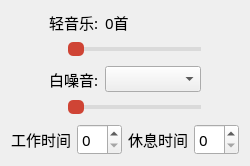
<?xml version="1.0" encoding="UTF-8"?>
<ui version="4.0">
 <class>settingdialog</class>
 <widget class="QDialog" name="settingdialog">
  <property name="geometry">
   <rect>
    <x>0</x>
    <y>0</y>
    <width>234</width>
    <height>158</height>
   </rect>
  </property>
  <property name="windowTitle">
   <string>Dialog</string>
  </property>
  <property name="styleSheet">
   <string notr="true"/>
  </property>
  <layout class="QVBoxLayout" name="verticalLayout">
   <item>
    <layout class="QHBoxLayout" name="horizontalLayout">
     <item>
      <widget class="QPushButton" name="musicbutton">
       <property name="cursor">
        <cursorShape>PointingHandCursor</cursorShape>
       </property>
       <property name="styleSheet">
        <string notr="true">QPushButton{
	border:none;
}</string>
       </property>
       <property name="text">
        <string/>
       </property>
      </widget>
     </item>
     <item>
      <widget class="QLabel" name="musiclabel">
       <property name="sizePolicy">
        <sizepolicy hsizetype="Preferred" vsizetype="Preferred">
         <horstretch>0</horstretch>
         <verstretch>0</verstretch>
        </sizepolicy>
       </property>
       <property name="font">
        <font>
         <family>Microsoft YaHei</family>
         <pointsize>11</pointsize>
        </font>
       </property>
       <property name="text">
        <string>轻音乐:</string>
       </property>
      </widget>
     </item>
     <item>
      <widget class="QLabel" name="songNumLabel">
       <property name="sizePolicy">
        <sizepolicy hsizetype="Expanding" vsizetype="Preferred">
         <horstretch>0</horstretch>
         <verstretch>0</verstretch>
        </sizepolicy>
       </property>
       <property name="font">
        <font>
         <family>Microsoft YaHei</family>
         <pointsize>11</pointsize>
        </font>
       </property>
       <property name="text">
        <string>0首</string>
       </property>
      </widget>
     </item>
     <item>
      <widget class="QPushButton" name="filebutton">
       <property name="cursor">
        <cursorShape>PointingHandCursor</cursorShape>
       </property>
       <property name="styleSheet">
        <string notr="true">QPushButton{
	background:transparent;
	border:none;
}
QPushButton:hover{
	background-color:rgba(153, 153, 153, 60);
	border-radius:4px;
}</string>
       </property>
       <property name="text">
        <string/>
       </property>
      </widget>
     </item>
    </layout>
   </item>
   <item>
    <layout class="QHBoxLayout" name="horizontalLayout_3" stretch="3,7,2">
     <item>
      <spacer name="horizontalSpacer">
       <property name="orientation">
        <enum>Qt::Orientation::Horizontal</enum>
       </property>
       <property name="sizeHint" stdset="0">
        <size>
         <width>40</width>
         <height>20</height>
        </size>
       </property>
      </spacer>
     </item>
     <item>
      <widget class="QSlider" name="musicSlider">
       <property name="styleSheet">
        <string notr="true"> QSlider::groove:horizontal {
     height: 4px; 
     background:rgba(135, 135, 135, 50)
 }

 QSlider::handle:horizontal {
	 background:rgb(207, 68, 53);
     width: 16px;
     margin-top: -5px; 
     margin-bottom:-5px;
     border-radius: 5px;
 }
QSlider::sub-page:horizontal{
background:rgba(255, 85, 65, 100);
}
</string>
       </property>
       <property name="orientation">
        <enum>Qt::Orientation::Horizontal</enum>
       </property>
      </widget>
     </item>
     <item>
      <spacer name="horizontalSpacer_3">
       <property name="orientation">
        <enum>Qt::Orientation::Horizontal</enum>
       </property>
       <property name="sizeHint" stdset="0">
        <size>
         <width>40</width>
         <height>20</height>
        </size>
       </property>
      </spacer>
     </item>
    </layout>
   </item>
   <item>
    <layout class="QHBoxLayout" name="horizontalLayout_2">
     <item>
      <widget class="QPushButton" name="bmusicbutton">
       <property name="cursor">
        <cursorShape>PointingHandCursor</cursorShape>
       </property>
       <property name="styleSheet">
        <string notr="true">QPushButton{
	border:none;
}</string>
       </property>
       <property name="text">
        <string/>
       </property>
      </widget>
     </item>
     <item>
      <widget class="QLabel" name="bmusiclabel">
       <property name="font">
        <font>
         <family>Microsoft YaHei</family>
         <pointsize>11</pointsize>
        </font>
       </property>
       <property name="text">
        <string>白噪音:</string>
       </property>
      </widget>
     </item>
     <item>
      <widget class="QComboBox" name="bmusicBox">
       <property name="sizePolicy">
        <sizepolicy hsizetype="Expanding" vsizetype="Fixed">
         <horstretch>0</horstretch>
         <verstretch>0</verstretch>
        </sizepolicy>
       </property>
       <property name="font">
        <font>
         <family>Bahnschrift Light</family>
         <pointsize>10</pointsize>
        </font>
       </property>
       <property name="styleSheet">
        <string notr="true"/>
       </property>
      </widget>
     </item>
     <item>
      <widget class="QPushButton" name="filebutton2">
       <property name="cursor">
        <cursorShape>PointingHandCursor</cursorShape>
       </property>
       <property name="styleSheet">
        <string notr="true">QPushButton{
	background:transparent;
	border:none;
}
QPushButton:hover{
	background-color:rgba(153, 153, 153, 60);
	border-radius:4px;
}</string>
       </property>
       <property name="text">
        <string/>
       </property>
      </widget>
     </item>
    </layout>
   </item>
   <item>
    <layout class="QHBoxLayout" name="horizontalLayout_4" stretch="3,7,2">
     <item>
      <spacer name="horizontalSpacer_2">
       <property name="orientation">
        <enum>Qt::Orientation::Horizontal</enum>
       </property>
       <property name="sizeHint" stdset="0">
        <size>
         <width>40</width>
         <height>20</height>
        </size>
       </property>
      </spacer>
     </item>
     <item>
      <widget class="QSlider" name="bmusicSlider">
       <property name="styleSheet">
        <string notr="true"> QSlider::groove:horizontal {
     height: 4px; 
     background:rgba(135, 135, 135, 50)
 }

 QSlider::handle:horizontal {
	 background:rgb(207, 68, 53);
     width: 16px;
     margin-top: -5px; 
     margin-bottom:-5px;
     border-radius: 5px;
 }
QSlider::sub-page:horizontal{
background:rgba(255, 85, 65, 100);
}
</string>
       </property>
       <property name="orientation">
        <enum>Qt::Orientation::Horizontal</enum>
       </property>
      </widget>
     </item>
     <item>
      <spacer name="horizontalSpacer_4">
       <property name="orientation">
        <enum>Qt::Orientation::Horizontal</enum>
       </property>
       <property name="sizeHint" stdset="0">
        <size>
         <width>40</width>
         <height>20</height>
        </size>
       </property>
      </spacer>
     </item>
    </layout>
   </item>
   <item>
    <layout class="QHBoxLayout" name="horizontalLayout_5">
     <item alignment="Qt::AlignmentFlag::AlignHCenter">
      <widget class="QLabel" name="label_2">
       <property name="font">
        <font>
         <family>Microsoft YaHei</family>
         <pointsize>11</pointsize>
        </font>
       </property>
       <property name="text">
        <string>工作时间</string>
       </property>
      </widget>
     </item>
     <item>
      <widget class="QSpinBox" name="worktBox">
       <property name="font">
        <font>
         <family>Bahnschrift</family>
         <pointsize>11</pointsize>
        </font>
       </property>
      </widget>
     </item>
     <item alignment="Qt::AlignmentFlag::AlignHCenter">
      <widget class="QLabel" name="label">
       <property name="font">
        <font>
         <family>Microsoft YaHei</family>
         <pointsize>11</pointsize>
        </font>
       </property>
       <property name="text">
        <string>休息时间</string>
       </property>
      </widget>
     </item>
     <item>
      <widget class="QSpinBox" name="sleeptBox">
       <property name="font">
        <font>
         <family>Bahnschrift</family>
         <pointsize>11</pointsize>
        </font>
       </property>
      </widget>
     </item>
    </layout>
   </item>
  </layout>
 </widget>
 <resources/>
 <connections/>
</ui>
